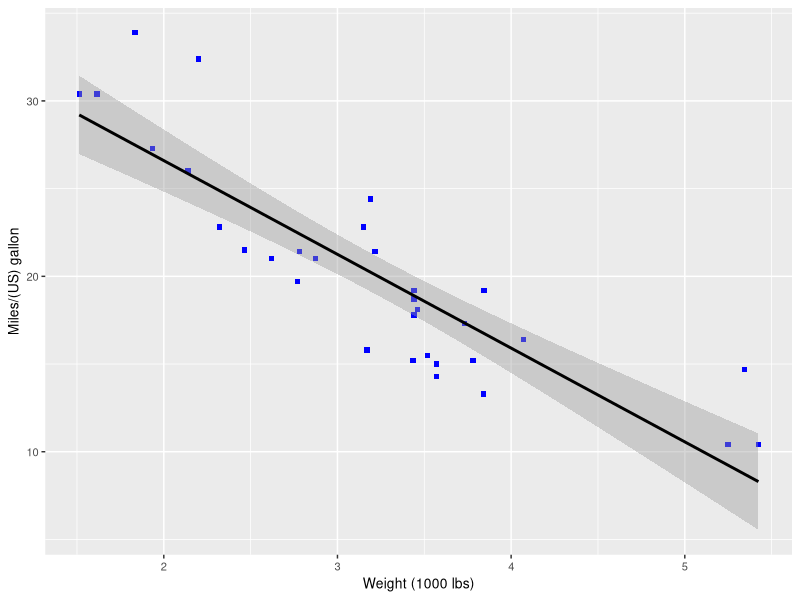
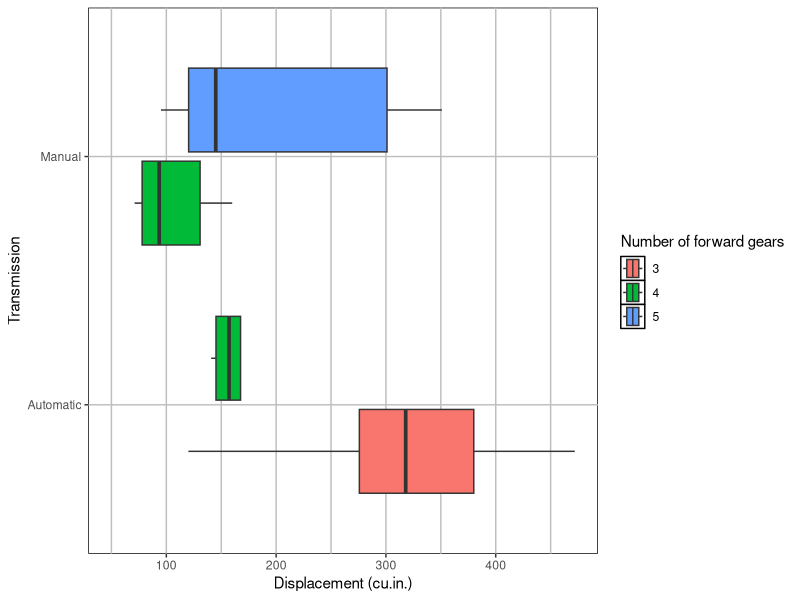
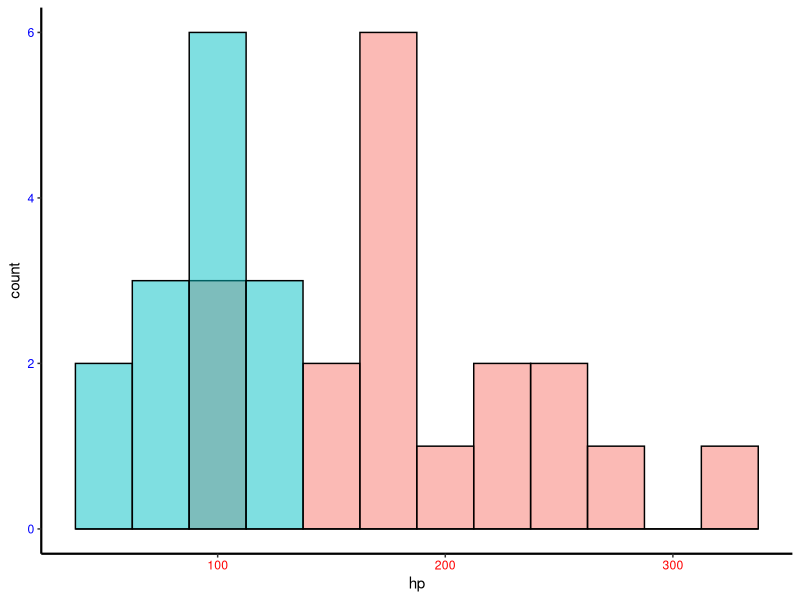

The R script that drew these images, in order:
#Jared Adam 
##### ggplot homework ####
library(ggplot2)
data("mtcars")
View(mtcars)
str(mtcars)


##### ggplot ####
#my line is not as smooth? maybe my computer 
ggplot(data=mtcars, aes(x=wt, y=mpg))+
  geom_point(color="blue", shape=15) + #changing data to blue squares with shape=15
  stat_smooth(method=lm, se=TRUE, color="black")+ #changing line to black 
  labs(x = "Weight (1000 lbs)",#axis titles 
  y = "Miles/(US) gallon")+
  theme(axis.text = element_text(size=8), #changing the font sizes of axis
        axis.title.x = element_text(size=10),#changing the font sizes of axis titles
        axis.title.y = element_text(size=10))

##### box plot #####
# am = Transmission (0=auto,, 1= manual) : binary
#am needs to be a factor for the two levels: 0 and 1; auto and manual 
mtcars$am = as.factor(mtcars$am)
is.factor = mtcars$am
levels(mtcars$am)
am_labels = factor(mtcars$am, labels=c("Automatic", "Manual"))
print(am_labels)
print(mtcars$am)
#am_labels = two level cat information

#this graph shows manual vs automatic by forward gear number 
#x = continuous 
#y = discrete 
ggplot(data=mtcars, aes(x=disp, y=am_labels, fill=factor(gear)))+
  geom_boxplot(fatten=2.5)+ #making the median line wider (fatter) because the one in the picture looks bigger
  theme( 
  panel.grid.major = element_line(size = 0.5, linetype = "solid", color = "grey"),#major lines = grey 
  panel.grid.minor = element_line(size = 0.5, linetype = "solid", color = "grey"),#minor lines = grey 
  panel.background = element_rect(fill = "white", color = "black", size = 0.5, linetype = 'solid')) + #backgroun =white, border = black 
  scale_x_continuous(name="Displacement (cu.in.)",limits = c(50,max(mtcars$disp)))+ #axis names and legend label
  scale_y_discrete(name="Transmission")+
  labs(fill="Number of forward gears")
?difftime 
                
##### histogram #####
# histogram of Gross Horsepower #

## FIRST ## 
#otherwise ggplot will be cOnFuSeD
#vs as factor
mtcars$vs = as.factor(mtcars$vs)
levels(mtcars$vs)
am_labels = factor(mtcars$am, labels=c("V-Shaped", "Round"))

#bins() = number of 'bins' aka bars on the histogram 
#binwidth() changes the width of the bins 
#

ggplot(mtcars, aes(x =hp, fill = vs))+
  geom_histogram(col=('black'), stat = "bin", binwidth= 25, position = "identity", alpha=.5)+ #stat removes default, I set to bin to change sclae? idk 
  scale_x_continuous( breaks=seq(0,300,by=100))+ #changing the x axis scale 
  theme( # remove the grid lines
    legend.position = "none",#booting the legend, buhhhh-bye 
    panel.background = element_blank(),
    axis.text.x=element_text(color="red"),#changing text x axis colors
    axis.text.y=element_text(color="blue"),#changing text y axis colors
  axis.line.x = element_line(color = 'black', size=0.75, linetype='solid'),#adding the x and y axis lines 
  axis.line.y = element_line(color = 'black', size=0.75, linetype='solid'))

  